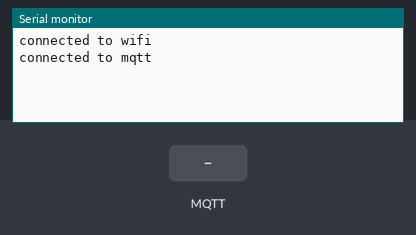
The sketch below on a simulated ESP32. Shown: the last lines printed to the serial monitor. The test bench sets the inputs (shaded band). WiFi joins after 1.5 s; servers stay silent unless stated; no MQTT or app messages arrive unless stated.

Above: at 2.7 s.
2.8 s: MQTT message "1" arrives on the first subscribed topic
At 4.0 s:
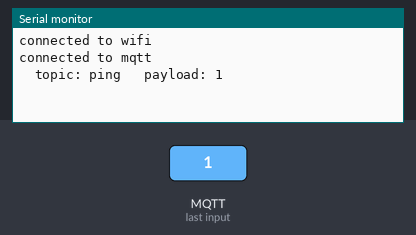
4.3 s: MQTT message "on" arrives on the first subscribed topic
At 5.2 s:
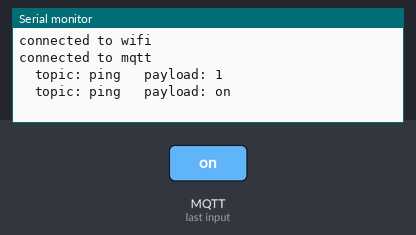
5.8 s: MQTT message "off" arrives on the first subscribed topic
At 6.3 s:
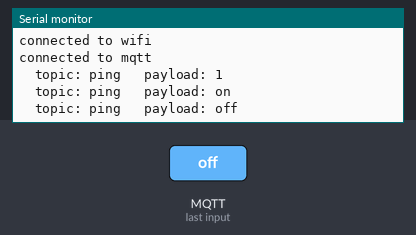

The sketch:

simple_subscribe.ino
```cpp
#include <WiFi.h>
#include <WiFiClient.h>
#include <PubSubClient.h>

WiFiClient wifi_client;
PubSubClient mqtt_client;

#define WIFI_SSID "[YOUR WIFI SSID]"
#define WIFI_PASS "[YOUR WIFI PASS]"
#define MQTT_HOST "[THE IP ADDRESS OF YOUR BROKER]"
#define MQTT_PORT 1883
#define CLIENT_ID "my_first_subscriber"


void message_handler(char* topic, byte* payload, unsigned int len) {
  Serial.print("\ttopic: ");
	Serial.print(topic);
	Serial.print("\t payload: ");
	for (int i = 0; i<len; i++) {
		Serial.print((char)payload[i]);
	}
	Serial.println();
}


void setup() {

	Serial.begin(115200);

	mqtt_client.setClient(wifi_client);
	mqtt_client.setServer(MQTT_HOST, MQTT_PORT);

	WiFi.begin(WIFI_SSID, WIFI_PASS);
	while (WiFi.status() != WL_CONNECTED) {}
	Serial.println("connected to wifi");

	mqtt_client.connect(CLIENT_ID);

	if (mqtt_client.state() == 0) Serial.println("connected to mqtt");

	mqtt_client.setCallback(message_handler);
	mqtt_client.subscribe("ping");
}


void loop() {
	mqtt_client.loop();
}
```

Measured:
- after the input at 2.8 s, the serial monitor: prints a new line at once (image 1)
- after the input at 4.3 s, the serial monitor: prints a new line at once (image 2)
- after the input at 5.8 s, the serial monitor: prints a new line at once (image 3)
